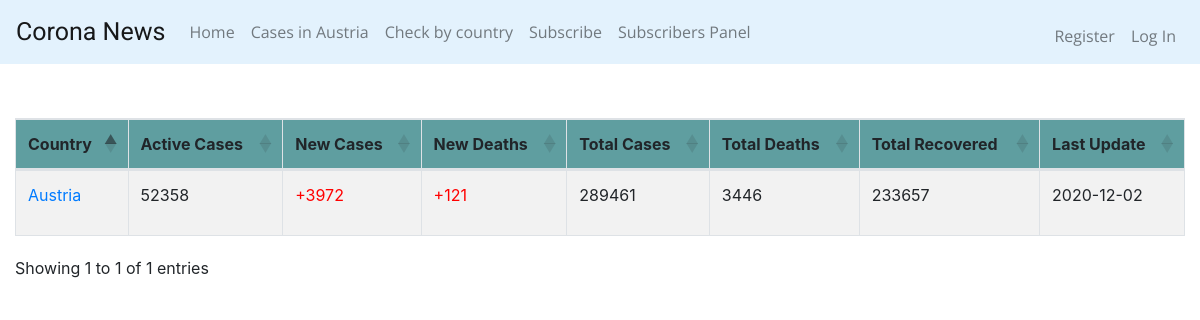
The app's page /casesInAustria with its own data.
### tables this page shows
CREATE TABLE casesWorld (id INTEGER PRIMARY KEY AUTOINCREMENT NOT NULL, country TEXT, active INTEGER, new INTEGER, deaths INTEGER, totalCases INTEGER, totalDeaths INTEGER, totalRecovered INTEGER, date date);

### app.py (the view)
@app.route("/casesInAustria")
def casesInAustria():
    tblCasesWorld = "casesWorld"
    country = "Austria"
    tableValues = {}
    tableValues = select_cases_where_country(tblCasesWorld, country)
    return render_template('casesInAustria.html', casesAustria=tableValues)

### app.py (called while the page is built)
@app.after_request
def after_request(response):
    response.headers["Cache-Control"] = "no-cache, no-store, must-revalidate"
    response.headers["Expires"] = 0
    response.headers["Pragma"] = "no-cache"
    return response

### coronaCasesDAO.py (called while the page is built)
def select_cases_where_country(tableName, country):
    conn = connect_to_db()
    conn.row_factory = dict_factory
    cursor = conn.cursor()
    format_str = """SELECT country, active, new, deaths, totalCases, totalDeaths, totalRecovered, date FROM "{table}" WHERE country="{countryName}";"""
    sql_command = format_str.format(table=tableName, countryName=country)
    cursor.execute(sql_command)
    result = cursor.fetchall()
    conn.close()
    return result

### helpers.py (called while the page is built)
def connect_to_db():
    conn = sqlite3.connect('coronaDatabase.db')
    return conn

def dict_factory(cursor, row):
    d = {}
    for idx, col in enumerate(cursor.description):
        d[col[0]] = row[idx]
    return d

### templates/casesInAustria.html (shortened to what this page needs)
{% extends "layout.html" %}
{% block headSergiu %}
    <link href="https://cdn.datatables.net/1.10.22/css/dataTables.bootstrap4.min.css" rel="stylesheet">
{% endblock %}
{% block main %}
    <div class="col">
        <br>
        <table id="example" class="table table-striped table-bordered" style="width:100%">
            <thead>
                <tr style="background-color: cadetblue;">
                    <th>Country</th>
                    <th>Active Cases</th>
                    <th>New Cases</th>
                    <th>New Deaths</th>
                    <th>Total Cases</th>
                    <th>Total Deaths</th>
                    <th>Total Recovered</th>
                    <th>Last Update</th>
                </tr>
            </thead>
            <tbody>
                {% for dict_item in casesAustria %}
                <tr>
                    <td>
                        {% set country = dict_item.get("country") %}
                        <a href="/history/{{ country }}" target="_blank">{{ country }}</a>
                    </td>
                    <td>
                        {{dict_item.get("active")}}
                    </td>
                    <td style="color: red;">
                        {% set new = dict_item.get("new") %}
                        {% if new != "" %}
                            <p>+{{ new }}</p>
                        {% else %}
                            <p></p>
                        {% endif %}
                    </td>
                    <td style="color: red;">
                        {% set deaths = dict_item.get("deaths") %}
                        {% if deaths != "" %}
                            <p>+{{ deaths }}</p>
                        {% else %}
                            <p></p>
                        {% endif %}
                    </td>
                    <td>
                        {{dict_item.get("totalCases")}}
                    </td>
                    <td>
                        {{dict_item.get("totalDeaths")}}
                    </td>
                    <td>
                        {{dict_item.get("totalRecovered")}}
                    </td>
                    <td>
                        {{dict_item.get("date")}}
                    </td>
                </tr>
                {% endfor %}
            </tbody>
        </table>
    </div>
{% endblock %}

### records on screen
casesWorld: country "Austria", get "52358", new "3972", deaths "121", get "289461", get "3446", get "233657", get "2020-12-02"
